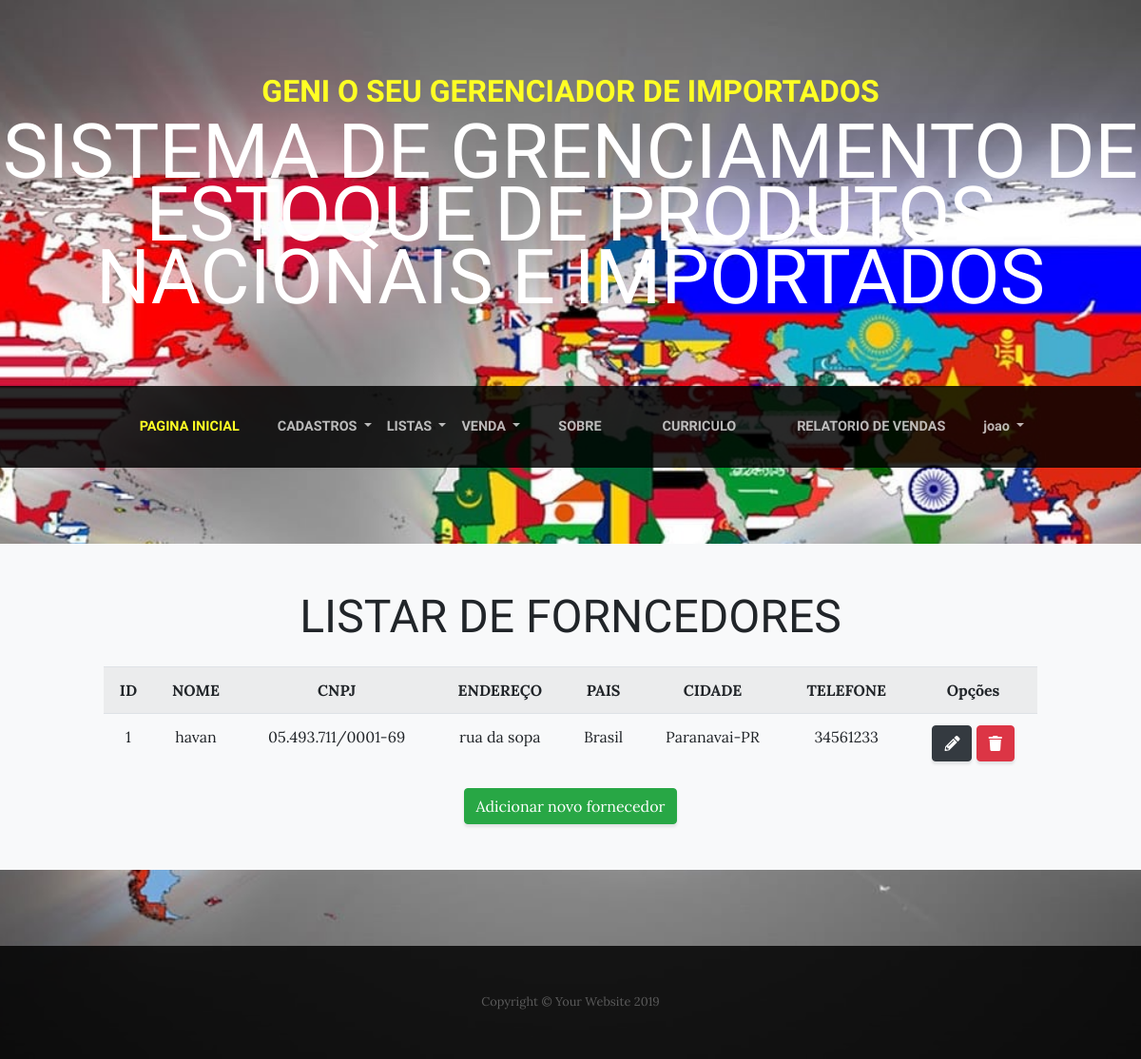
Page /lista/fornecedores/ (signed in) on the committed database.
### adocao/models.py (models this page shows, shortened)
class Fornecedor (models.Model):
    nome = models.CharField(max_length=50)
    cnpj = models.CharField(max_length=18, unique=True, validators=[validate_CNPJ])
    endereco = models.CharField(max_length=100)
    pais = models.ForeignKey(Pais, on_delete=models.PROTECT)
    cidade = models.ForeignKey(Cidade, on_delete=models.PROTECT)
    telefone = models.CharField(max_length=20)
    observacao = models.TextField(blank=True, null=True, verbose_name="Observação", help_text="qual quer informação extra sobre o fornecedor")

class Pais (models.Model):
    nome = models.CharField(max_length=50, unique=True)
    def __str__(self):
        return self.nome

class Cidade (models.Model):
    nome = models.CharField(max_length=50)
    estado = models.ForeignKey(Estado, on_delete=models.PROTECT)
    descricao = models.TextField(blank=True, null=True, verbose_name="Descrição",
                                 help_text="espaço para colocar qualquer informação")
    def __str__(self):
        return self.nome + "-" + self.estado.sigla

class Estado (models.Model):
    sigla = models.CharField(max_length=2, unique=True)
    nome = models.CharField(max_length=50)
    pais = models.ForeignKey(Pais, on_delete=models.PROTECT)

### adocao/views.py (the view)
# urls.py: path('lista/fornecedores/',   FornecedorList.as_view(), name="listar-fornecedores"),
class FornecedorList(LoginRequiredMixin, ListView):
	model =  Fornecedor
	template_name = "adocao/listar_fornecedores.html"

### adocao/templates/adocao/listar_fornecedores.html
{% extends 'adocao/base.html' %}
{% load static %}
{% block conteudo %}
  <section class="page-section bg-light p-5">
    <div class="container">
      <div class="row">
        <div class="col-xl-11 mx-auto">
          <div class="cta-inner text-center rounded">
            <h2 class="section-heading mb-4">
              <span class="section-heading-lower">Listar de forncedores </span>
            </h2>
            <table class="table table-striped">
                    <tr>
                        <th>ID</th>
                        <th>NOME</th>
                        <th>CNPJ</th>
                        <th>ENDEREÇO</th>
                        <th>PAIS</th>
                        <th>CIDADE</th>
                        <th>TELEFONE</th>
                        <th>Opções</th>
                    </tr>
                    {% for fornecedores in object_list %}
                    <tr>
                        <td>{{fornecedores.pk}}</td>
                        <td>{{fornecedores.nome}}</td>
                        <td>{{fornecedores.cnpj}}</td>
                        <td>{{fornecedores.endereco}}</td>
                        <td>{{fornecedores.pais}}</td>
                        <td>{{fornecedores.cidade}}</td>
                        <td>{{fornecedores.telefone}}</td>
                        <td>
                            <a href="{% url 'editar-fornecedor'  fornecedores.pk %}" class="btn btn-dark">
                              <i class="fas fa-pencil-alt    "></i>
                            </a>
                            <a href="{% url 'excluir-fornecedor' fornecedores.pk %}" class="btn btn-danger">
                             <i class="fas fa-trash    "></i>
                            </a>
                        </td>
                    </tr>
                    {% empty %}
                    <tr>
                        <td colspan="3">Nenhuma Fornecedor cadastrado!</td>
                    </tr>
                    {% endfor %}
                </table>
                <a href="{% url 'cadastrar-fornecedor' %}"class="btn btn-success">Adicionar novo fornecedor</a>
          </div>
        </div>
      </div>
    </div>
  </section>
{%endblock%}

### adocao/templates/adocao/base.html (shortened to what this page needs)
{% load static %}
<!DOCTYPE html>
<html lang="en">
<head>
  <link href="{% static 'vendor/bootstrap/css/bootstrap.css' %}" rel="stylesheet">
  <link rel="stylesheet" href="https://use.fontawesome.com/releases/v5.8.1/css/all.css"
>
  <link href="{% static 'css/business-casual.css' %}" rel="stylesheet">
</head>
<body id="page-top">
  <h1 class="site-heading text-center text-white d-none d-lg-block">
    <span class="site-heading-upper text-primary mb-3">GENI o seu gerenciador de importados</span>
    <span class="site-heading-lower">Sistema de grenciamento de estoque de produtos nacionais e importados</span>
  </h1>
  {%block menu %}
  <nav class="navbar navbar-expand-lg navbar-dark py-lg-4" id="mainNav">
    <div class="container">
      <div class="collapse navbar-collapse" id="navbarResponsive">
        <ul class="navbar-nav mx-auto">
          <li class="nav-item active px-lg-4">
            <a class="nav-link text-uppercase text-expanded" href="{% url 'index' %}">Pagina INICIAL
            </a>
          </li>
          {% if request.user.is_authenticated %}
          <li class="nav-item dropdown">
            <a class="nav-link dropdown-toggle  text-uppercase" href="#" id="navbarDropdown" role="button"
              data-toggle="dropdown" aria-haspopup="true" aria-expanded="false">
              Cadastros
            </a>
          </li>
          <li class="nav-item dropdown">
            <a class="nav-link  text-uppercase  dropdown-toggle" href="#" id="navbarDropdown" role="button"
              data-toggle="dropdown" aria-haspopup="true" aria-expanded="false">
              Listas
            </a>
          </li>
          <li class="nav-item dropdown">
            <a class="nav-link  text-uppercase  dropdown-toggle" href="#" id="navbarDropdown" role="button" data-toggle="dropdown"
              aria-haspopup="true" aria-expanded="false">
              Venda
            </a>
          </li>
          {% endif %}
          <li class="nav-item px-lg-4">
            <a class="nav-link text-uppercase text-expanded" href="{% url 'sobre' %}">Sobre</a>
          </li>
          <li class="nav-item px-lg-4">
            <a class="nav-link text-uppercase text-expanded" href="{% url 'curriculo'%}">Curriculo</a>
          </li>
          <li class="nav-item px-lg-4">
              <a class="nav-link text-uppercase text-expanded" href="{% url 'relatorio'%}">Relatorio de Vendas</a>
            </li>
          {% if request.user.is_authenticated %}
          <li class="nav-item dropdown">
            <a class="nav-link dropdown-toggle" href="#" id="navbarDropdown" role="button" data-toggle="dropdown"
              aria-haspopup="true" aria-expanded="false">
              {{ request.user.username }}
            </a>
          </li>
          {% endif %}
        </ul>
      </div>
    </div>
  </nav>
  {% endblock %}
  {% block conteudo %}{%endblock%}
  <footer class="footer text-faded text-center py-5">
    <div class="container">
      <p class="m-0 small">Copyright &copy; Your Website 2019</p>
    </div>
  </footer>
</body>
</html>

### static/css/business-casual.css (style rules this page uses)
body { font-family: 'Lora'; background: -webkit-gradient(linear, left top, left bottom, from(rgba(15, 16, 47, 0))), url("../img/bandeiras.jpg"); background: linear-gradient(rgba(15, 16, 47, 0)), url("../img/bandeiras.jpg"); background-attachment: fixed; background-position: center; background-size: cover; }
h1, h2, h3, h4, h5, h6 { font-family: 'Raleway'; }
p { line-height: 1.75; }
.text-faded { color: rgba(255, 255, 255, 0.3); }
.site-heading { margin-top: 5rem; margin-bottom: 5rem; text-transform: uppercase; line-height: 1; font-family: 'Raleway'; }
.site-heading .site-heading-upper { display: block; font-size: 2rem; font-weight: 800; }
.site-heading .site-heading-lower { font-size: 5rem; font-weight: 100; line-height: 4rem; }
.page-section { margin-top: 5rem; margin-bottom: 5rem; }
.section-heading { text-transform: uppercase; }
.section-heading .section-heading-lower { display: block; font-size: 3rem; font-weight: 100; }
#mainNav { background-color:rgba(0, 0, 0, 0.84); font-family: 'Raleway'; }
#mainNav .navbar-nav .nav-item .nav-link { color: rgba(255, 255, 255, 0.7); font-weight: 800; }
#mainNav .navbar-nav .nav-item.active .nav-link { color: #ffff24; }
@media (min-width: 992px) { #mainNav .navbar-nav .nav-item .nav-link { font-size: 0.9rem; } }
.footer { background-color: rgba(0, 0, 0, 0.84); }
.text-primary { color: #ffff24 !important; }
.btn { -webkit-box-shadow: 0px 3px 3px 0px rgba(33, 37, 41, 0.1); box-shadow: 0px 3px 3px 0px rgba(33, 37, 41, 0.1); }

### rows in the picture
Fornecedor: pk "1", nome "havan", cnpj "05.493.711/0001-69", endereco "rua da sopa", pais "Brasil", cidade "Paranavai-PR", telefone "34561233"

### other values in the picture
{{ request.user.username }} "joao"
